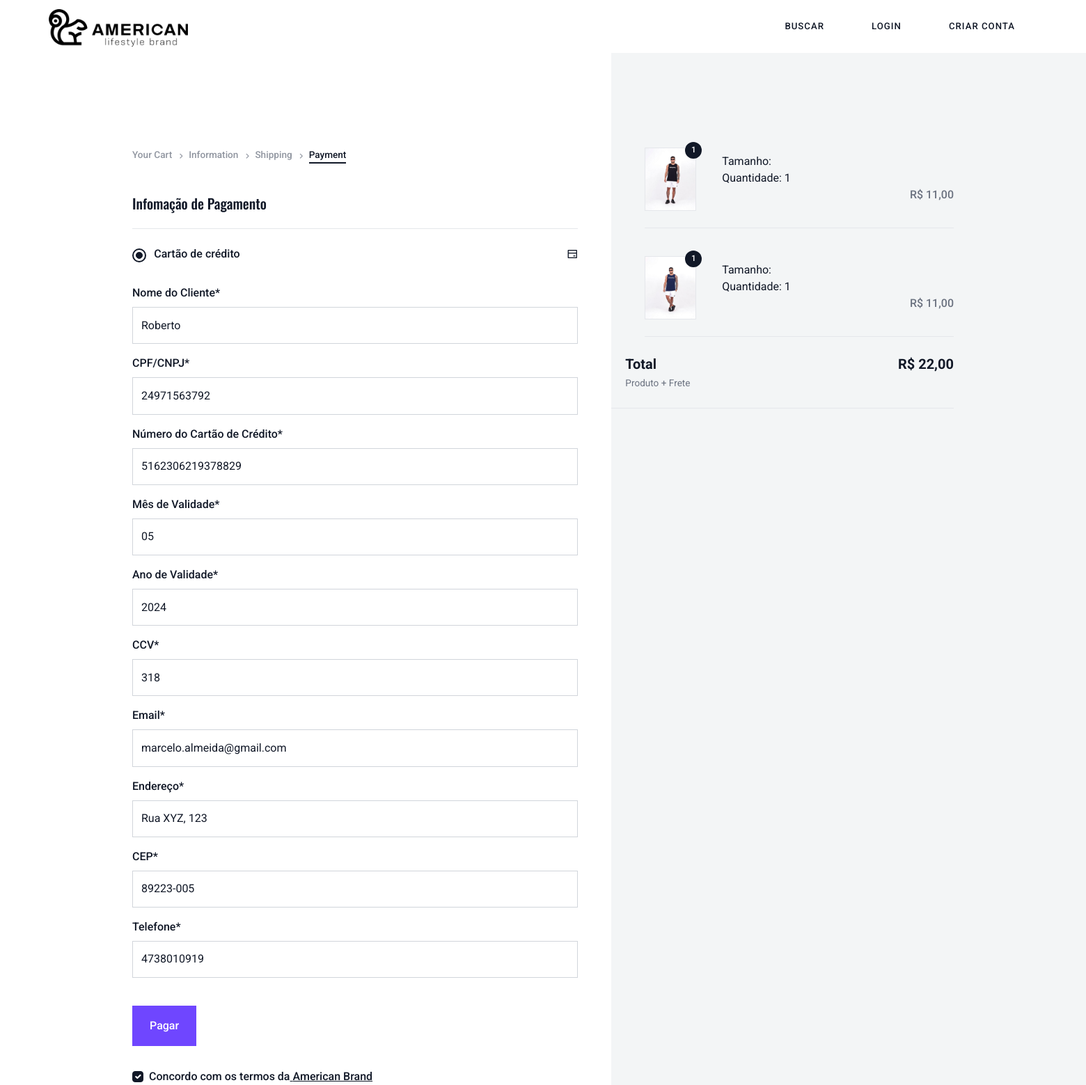
The app's page /pedido/pagar/12 with its own data.
### pedido/models.py (models this page shows, shortened)
class ItemPedido(models.Model):
    pedido = models.ForeignKey(Pedido, on_delete=models.CASCADE)
    produto = models.CharField(max_length=255)
    produto_id = models.PositiveIntegerField()
    variacao = models.CharField(max_length=255)
    variacao_id = models.PositiveIntegerField()
    preco = models.FloatField()
    preco_promocional = models.FloatField(default=0)
    quantidade = models.PositiveIntegerField()
    imagem = models.CharField(max_length=2000)
    class Meta:
        verbose_name = 'Item do pedido'
        verbose_name_plural = 'Itens do pedido'

class Pedido(models.Model):
    usuario = models.ForeignKey(User, on_delete=models.CASCADE)
    total = models.FloatField()
    qtd_total = models.PositiveIntegerField()
    status = models.CharField(
        default="C",
        max_length=1,
        choices=(
            ('C', 'Criado'),
            ('A', 'Aprovado'),
        )
    )
    data = models.DateField(default=timezone.now,
                            verbose_name='Data do pedido')
    pagamento = models.CharField(
        default="C",
        max_length=1,
        choices=(
            ('C', 'Cartão'),
            ('D', 'Dinheiro'),
        )
    )
    vendedor = models.ForeignKey(
        Vendedor, on_delete=models.CASCADE, blank=True, null=True)

### pedido/views.py (the view)
# urls.py: path('pagar/<int:id>', views.pagar, name='pagar'),
def pagar(request, id):
    pedido = get_object_or_404(Pedido, pk=id)
    if request.method == 'POST':
        form = PagamentoForm(request.POST)
        if form.is_valid():
            nome_cliente = form.cleaned_data['nome_cliente']
            cpf_cnpj = form.cleaned_data['cpf_cnpj']
            numero_cartao = form.cleaned_data['numero_cartao']
            mes_validade = form.cleaned_data['mes_validade']
            ano_validade = form.cleaned_data['ano_validade']
            ccv = form.cleaned_data['ccv']
            email = form.cleaned_data['email']
            endereco = form.cleaned_data['endereco']
            cep = form.cleaned_data['cep']
            telefone = form.cleaned_data['telefone']
            asaas = Asaas(access_token='$aact_YTU5YTE0M2M2N2I4MTliNzk0YTI5N2U5MzdjNWZmNDQ6OjAwMDAwMDAwMDAwMDAwNTY3MzI6OiRhYWNoXzMzMzAzZDY2LTA3YTUtNDJhNi1iYzRjLTAwYzNkYjEwOWI0MA==', production=False)
            existing_customers = asaas.customers.list(cpfCnpj=cpf_cnpj)
            if len(existing_customers) > 0:
                customer_id = existing_customers[0].id
            else:
                customer_id = None
            now = date.today()
            date_created = now.strftime("%Y-%m-%d")
            if customer_id is None:
                new_customer = asaas.customers.new(
                    name=nome_cliente,
                    email=email,
                    cpfCnpj=cpf_cnpj,
                    postalCode=cep,
                    addressNumber=endereco,
                    phone=telefone
                )
                customer_id = new_customer.id
            credit_card = CreditCard(
                holderName=nome_cliente,
                number=numero_cartao,
                expiryYear=ano_validade,
                expiryMonth=mes_validade,
                ccv=ccv
            )
            credit_card_holder_info = CreditCardHolderInfo(
                name=nome_cliente,
                email=email,
                cpfCnpj=cpf_cnpj,
                postalCode=cep,
                addressNumber=endereco,
                addressComplement='',
                phone=telefone
            )
            customer = Customer(
                id=customer_id,
                dateCreated=date_created,
                name=nome_cliente,
                cpfCnpj=cpf_cnpj
            )
            valor_plano = float(pedido.total)
            pagamento = asaas.payments.new(
                customer=customer,
                billingType=BillingType.CREDIT_CARD,
                value=valor_plano,
                dueDate=now,
                creditCard=credit_card.json(),
                creditCardHolderInfo=credit_card_holder_info.json()
            )
            if pagamento.id:
                mensagem = "Pagamento processado com sucesso!"
            else:
                mensagem = "Falha no processamento do pagamento. Por favor, tente novamente."
            return redirect(reverse('pedido:pedido_sucesso') + f'?mensagem={mensagem}')
    else:
        form = PagamentoForm()
    return render(request, 'pedido/pagar.html', {'form': form, 'pedido': pedido})

### pedido/forms.py
class PagamentoForm(forms.Form):
    nome_cliente = forms.CharField(label='Nome do Cliente', initial='Roberto')
    cpf_cnpj = forms.CharField(label='CPF/CNPJ', initial='24971563792')
    numero_cartao = forms.CharField(
        label='Número do Cartão de Crédito', initial='5162306219378829')
    mes_validade = forms.CharField(label='Mês de Validade', initial='05')
    ano_validade = forms.CharField(label='Ano de Validade', initial='2024')
    ccv = forms.CharField(label='CCV', initial='318')
    email = forms.EmailField(
        label='Email', initial='marcelo.almeida@gmail.com')
    endereco = forms.CharField(label='Endereço', initial='Rua XYZ, 123')
    cep = forms.CharField(label='CEP', initial='89223-005')
    telefone = forms.CharField(label='Telefone', initial='4738010919')

### produto/templatetags/omfilters.py (called while the page is built)
@register.filter
def formata_preco(val):
    return utils.formata_preco(val)

### utils/utils.py (called while the page is built)
def formata_preco(val):
    return f'R$ {val:.2f}'.replace('.', ',')

### pedido/templates/pedido/pagar.html (shortened to what this page needs)
{% load static %}
{% load omfilters %}
{% load crispy_forms_tags %}
<!doctype html>
<html lang="pt-BR">
<head>
    <link rel="stylesheet" href="{% static 'css/libs.bundle.css'%}" />
    <link rel="stylesheet" href="{% static 'css/theme.bundle.css'%}" />
</head>
<div class="container-fluid">
    <div class="w-100">
        <div class="d-flex justify-content-between align-items-center flex-wrap">
            <a class="navbar-brand fw-bold fs-3 m-0 p-0 flex-shrink-0 order-0" href="{% url 'produto:lista' %}">
                <div class="d-flex align-items-center">
                    <picture class="d-block ">
                        <img class="img-fluid" src="{% static 'images/logos/logoab.png'%}"
                            style="width: 200px; margin-top: 05px;" alt="HTML Bootstrap Template by Pixel Rocket">
                    </picture>
                </div>
            </a>
            <ul class="list-unstyled mb-0 d-flex align-items-center order-1 order-lg-2 nav-sidelinks">
                <li class="d-none d-sm-block">
                    <span class="nav-link text-body search-trigger cursor-pointer">Buscar</span>
                </li>
                {% if request.user.is_authenticated %}
                <li class="ms-1 d-inline-block position-relative dropdown-cart">
                    <button class="nav-link me-0 disable-child-pointer border-0 p-0 bg-transparent text-body"
                        type="button">
                        Minha conta
                    </button>
                    <div class="cart-dropdown dropdown-menu">
                        <div class="d-flex justify-content-between align-items-center border-bottom pt-3 pb-4">
                            <h6 class="fw-bolder m-0">Minha conta</h6>
                            <i class="ri-close-circle-line text-muted ri-lg cursor-pointer btn-close-cart"></i>
                        </div>
                        <div>
                            <a href="{% url 'pedido:lista' %}" class="btn btn-dark w-100 text-center mt-2"
                                role="button">Meus
                                pedidos</a>
                            <a href="{% url 'perfil:criar' %}" class="btn btn-dark w-100 text-center mt-2"
                                role="button">Atualizar meus dados</a>
                            <a href="{% url 'perfil:logout' %}" class="btn btn-dark w-100 text-center mt-2"
                                role="button">Sair</a>
                        </div>
                    </div>
                </li>
                <li class="ms-1 d-none d-lg-inline-block">
                    <a class="nav-link text-body" href="{% url 'cliente:codigo_acesso' %}">
                        Catálogo de atacado
                    </a>
                </li>
                {% if request.user.is_superuser %}
                <li class="ms-1 d-none d-lg-inline-block">
                    <a class="nav-link text-body" href="{% url 'gestao:dashboard' %}">
                        Painel Administrativo
                    </a>
                </li>
                {% endif %}
                {% else %}
                <li class="ms-1 d-none d-lg-inline-block">
                    <a class="nav-link text-body" href="{% url 'perfil:criar' %}">
                        Login
                    </a>
                </li>
                <li class="ms-1 d-none d-lg-inline-block">
                    <a class="nav-link text-body" href="{% url 'perfil:criar' %}">
                        Criar conta
                    </a>
                </li>
                {% endif %}
            </ul>
        </div>
    </div>
</div>
<body>
    <section class="mt-0  vh-lg-100">
        <div class="container">
            <div class="row g-0 vh-lg-100">
                <div class="col-lg-7 pt-5 pt-lg-10">
                    <div class="pe-lg-5">
                        <nav class="d-none d-md-block">
                            <ul
                                class="list-unstyled d-flex justify-content-start mt-4 align-items-center fw-bolder small">
                                <li class="me-4"><a class="nav-link-checkout " href="./cart.html">Your Cart</a></li>
                                <li class="me-4"><a class="nav-link-checkout " href="./checkout.html">Information</a>
                                </li>
                                <li class="me-4"><a class="nav-link-checkout "
                                        href="./checkout-shipping.html">Shipping</a>
                                </li>
                                <li><a class="nav-link-checkout nav-link-last active"
                                        href="./checkout-payment.html">Payment</a></li>
                            </ul>
                        </nav>
                        <div class="mt-5">
                            <h3 class="fs-5 fw-bolder mb-4 border-bottom pb-4">Infomação de Pagamento</h3>
                            <div class="row">
                                <div class="col-12">
                                    <div class="form-check form-group form-check-custom form-radio-custom mb-3">
                                        <label class="form-check-label" for="checoutPaymentStripe">
                                            <span class="d-flex justify-content-between align-items-start">
                                                <span>
                                                    <span class="mb-0 fw-bolder d-block">Cartão de crédito</span>
                                                </span>
                                                <i class="ri-bank-card-line"></i>
                                            </span>
                                        </label>
                                    </div>
                                </div>
                            </div>
                            <div class="card-details">
                                <div class="row pt-3">
                                    <div class="col-md-12">
                                        <div class="form-group">
                                            <form action="" method="post">
                                                {{ form|crispy}}
                                                <br>
                                                <button type="submit" class="btn btn-primary">Pagar</button>
                                            </form>
                                        </div>
                                    </div>
                                </div>
                            </div>
                            <div class="form-group form-check m-0">
                                <input type="checkbox" class="form-check-input" id="accept-terms" checked>
                                <label class="form-check-label fw-bolder" for="accept-terms">Concordo com os termos da<a
                                        href="#"> American Brand</a></label>
                            </div>
                        </div>
                    </div>
                </div>
                <div class="col-12 col-lg-5 bg-light pt-lg-10 aside-checkout pb-5 pb-lg-0 my-5 my-lg-0">
                    <div class="p-4 py-lg-0 pe-lg-0 ps-lg-5">
                        <div class="pb-3">
                            {% for linha in pedido.itempedido_set.all %}
                            <div class="row mx-0 py-4 g-0 border-bottom">
                                <div class="col-2 position-relative">
                                    <span class="checkout-item-qty">{{ linha.quantidade }}</span>
                                    <picture class="d-block border">
                                        <img class="img-fluid" src="{% get_media_prefix %}{{ linha.imagem }}"
                                            alt="HTML Bootstrap Template by Pixel Rocket">
                                    </picture>
                                </div>
                                <div class="col-9 offset-1">
                                    <div>
                                        Tamanho: {{ linha.variacao_nome }}<br>
                                        Quantidade: {{ linha.quantidade }}
                                    </div>
                                    <p class="fw-bolder text-end text-muted m-0">
                                        {% if linha.preco_promocional %}
                                        {{ linha.preco_promocional|formata_preco }}
                                        {% else %}
                                        {{ linha.preco|formata_preco }}
                                        {% endif %}</p>
                                </div>
                            </div>
                        </div>
                        {% endfor %}
                        <div class="py-4 border-bottom">
                            <div class="d-flex justify-content-between" style="margin-left: 20px;">
                                <div>
                                    <p class="m-0 fw-bold fs-5">Total</p>
                                    <span class="text-muted small">Produto + Frete</span>
                                </div>
                                <p class="m-0 fs-5 fw-bold">{{pedido.total|formata_preco}}</p>
                            </div>
                        </div>
                    </div>
                </div>
            </div>
    </section>
</body>
</html>

### templates/static/css/libs.bundle.css (style rules this page uses)
:root { --swiper-theme-color:#007aff }
:root { --swiper-navigation-size:44px }

### records on screen
ItemPedido: quantidade "1", imagem (picture), preco_promocional "R$ 11,00"
ItemPedido: quantidade "1", imagem (picture), preco_promocional "R$ 11,00"
Pedido: total "R$ 22,00"
